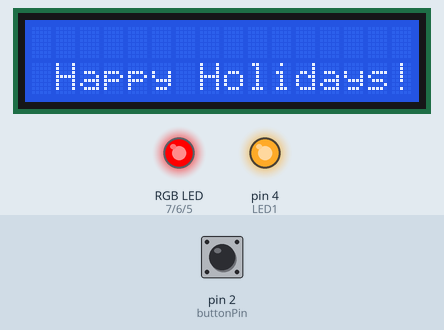
Recording of a sketch running on a simulated Arduino Uno, built with avr-gcc and run on an emulated ATmega328P. Parts: 16×2 character LCD, an RGB LED mixed from three pins (HIGH = lit), output pins drawn as LEDs (lit = HIGH). Dashed ring = blinking. The test bench sets the inputs (shaded band); at power-on: pin 2 (buttonPin) LOW.

Above: at 1.2 s.
1.3 s: pin 2 (buttonPin) pulled HIGH for 0.35 s
At 2.47 s:
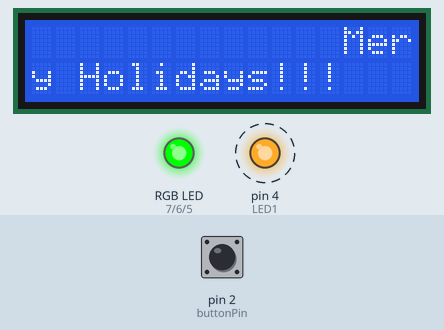
3.8 s: pin 2 (buttonPin) pulled HIGH for 1 s
At 4.7 s:
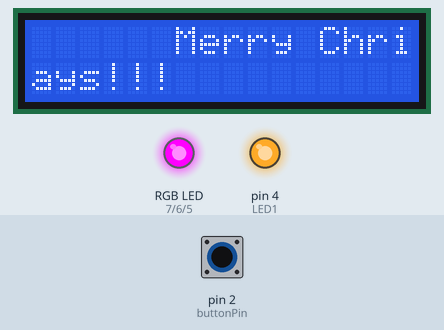
6.3 s: pin 2 (buttonPin) pulled HIGH for 0.35 s
At 9.62 s:
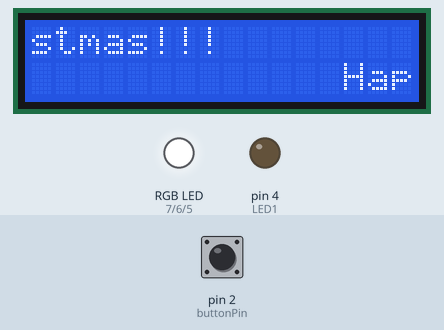
Timing chart, 0 to 15.6 s (numbered marks = the images above; inputs shaded):
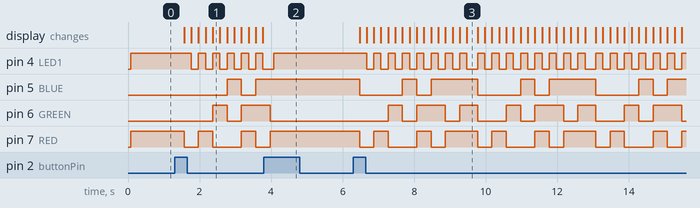

The sketch:

Scrolling_text_with_RGB.ino
```cpp
const int buttonPin = 2;
const int RED = 7;
const int GREEN = 6;
const int BLUE = 5;
const int LED1 = 4;
const int displayTime = 1000;
int reading = LOW;
int previous = LOW;
int outputState = LOW;
#include <LiquidCrystal.h>;
LiquidCrystal lcd(13, 12, 11, 10, 9, 8);
void setup() {
  pinMode(buttonPin, INPUT);
  pinMode(RED, OUTPUT);
  pinMode(GREEN, OUTPUT);
  pinMode(BLUE, OUTPUT);
  pinMode(LED1, OUTPUT);
  lcd.begin (16, 2);
  lcd.print ("                  Merry Christmas!!!     Happy Holidays!!!");
}
void loop() {
  reading = digitalRead(buttonPin);
  if (reading == HIGH && previous == LOW) {
    outputState = !outputState;
  }
  previous = reading;

  if (outputState == LOW) {
    digitalWrite(RED, HIGH);
    digitalWrite(LED1, HIGH);
    delay(200);
    }
  else {
    mainColours();
    }
  delay(100);
}
void mainColours()
{
  // all LEDs off
  digitalWrite(RED, LOW);
  digitalWrite(GREEN, LOW);
  digitalWrite(BLUE, LOW);
  reading = digitalRead(buttonPin);
  if (reading == HIGH && previous == LOW) {
    outputState = !outputState; }
  previous = reading;
  if (outputState == LOW) {
    return; }
  for (int a=0; a<=3; a++);
    digitalWrite(LED1, HIGH);
    lcd.scrollDisplayLeft();
    reading = digitalRead(buttonPin);
  if (reading == HIGH && previous == LOW) {
    outputState = !outputState; }
  previous = reading;
  if (outputState == LOW) {
    return; }
    delay(200);
    digitalWrite(LED1, LOW);
    lcd.scrollDisplayLeft();
    reading = digitalRead(buttonPin);
  if (reading == HIGH && previous == LOW) {
    outputState = !outputState; }
  previous = reading;
  if (outputState == LOW) {
    return; }
    delay(200);
  // Red
  digitalWrite(RED, HIGH);
  digitalWrite(GREEN, LOW);
  digitalWrite(BLUE, LOW);
  reading = digitalRead(buttonPin);
  if (reading == HIGH && previous == LOW) {
    outputState = !outputState; }
  previous = reading;
  if (outputState == LOW) {
    return; }
  for (int a=0; a<=3; a++);
    digitalWrite(LED1, HIGH);
    lcd.scrollDisplayLeft();
    reading = digitalRead(buttonPin);
  if (reading == HIGH && previous == LOW) {
    outputState = !outputState; }
  previous = reading;
  if (outputState == LOW) {
    return; }
    delay(200);
    digitalWrite(LED1, LOW);
    lcd.scrollDisplayLeft();
    reading = digitalRead(buttonPin);
  if (reading == HIGH && previous == LOW) {
    outputState = !outputState; }
  previous = reading;
  if (outputState == LOW) {
    return; }
    delay(200);

  // Green
  digitalWrite(RED, LOW);
  digitalWrite(GREEN, HIGH);
  digitalWrite(BLUE, LOW);
  reading = digitalRead(buttonPin);
  if (reading == HIGH && previous == LOW) {
    outputState = !outputState; }
  previous = reading;
  if (outputState == LOW) {
    return; }
  for (int a=0; a<=3; a++);
    digitalWrite(LED1, HIGH);
    lcd.scrollDisplayLeft();
    reading = digitalRead(buttonPin);
  if (reading == HIGH && previous == LOW) {
    outputState = !outputState; }
  previous = reading;
  if (outputState == LOW) {
    return; }
    delay(200);
    digitalWrite(LED1, LOW);
    lcd.scrollDisplayLeft();
    reading = digitalRead(buttonPin);
  if (reading == HIGH && previous == LOW) {
    outputState = !outputState; }
  previous = reading;
  if (outputState == LOW) {
    return; }
    delay(200);

  // Blue
  digitalWrite(RED, LOW);
  digitalWrite(GREEN, LOW);
  digitalWrite(BLUE, HIGH);
  reading = digitalRead(buttonPin);
  if (reading == HIGH && previous == LOW) {
    outputState = !outputState; }
  previous = reading;
  if (outputState == LOW) {
    return; }
  for (int a=0; a<=3; a++);
    digitalWrite(LED1, HIGH);
    lcd.scrollDisplayLeft();
    reading = digitalRead(buttonPin);
  if (reading == HIGH && previous == LOW) {
    outputState = !outputState; }
  previous = reading;
  if (outputState == LOW) {
    return; }
    delay(200);
    digitalWrite(LED1, LOW);
    lcd.scrollDisplayLeft();
    reading = digitalRead(buttonPin);
  if (reading == HIGH && previous == LOW) {
    outputState = !outputState; }
  previous = reading;
  if (outputState == LOW) {
    return; }
    delay(200);

  // Yellow (Red and Green)
  digitalWrite(RED, HIGH);
  digitalWrite(GREEN, HIGH);
  digitalWrite(BLUE, LOW);
  reading = digitalRead(buttonPin);
  if (reading == HIGH && previous == LOW) {
    outputState = !outputState; }
  previous = reading;
  if (outputState == LOW) {
    return; }
  for (int a=0; a<=3; a++);
    digitalWrite(LED1, HIGH);
    lcd.scrollDisplayLeft();
    reading = digitalRead(buttonPin);
  if (reading == HIGH && previous == LOW) {
    outputState = !outputState; }
  previous = reading;
  if (outputState == LOW) {
    return; }
    delay(200);
    digitalWrite(LED1, LOW);
    lcd.scrollDisplayLeft();
    reading = digitalRead(buttonPin);
  if (reading == HIGH && previous == LOW) {
    outputState = !outputState; }
  previous = reading;
  if (outputState == LOW) {
    return; }
    delay(200);

  // Cyan (Green and Blue)
  digitalWrite(RED, LOW);
  digitalWrite(GREEN, HIGH);
  digitalWrite(BLUE, HIGH);
  reading = digitalRead(buttonPin);
  if (reading == HIGH && previous == LOW) {
    outputState = !outputState; }
  previous = reading;
  if (outputState == LOW) {
    return; }
  for (int a=0; a<=3; a++);
    digitalWrite(LED1, HIGH);
    lcd.scrollDisplayLeft();
    reading = digitalRead(buttonPin);
  if (reading == HIGH && previous == LOW) {
    outputState = !outputState; }
  previous = reading;
  if (outputState == LOW) {
    return; }
    delay(200);
    digitalWrite(LED1, LOW);
    lcd.scrollDisplayLeft();
    reading = digitalRead(buttonPin);
  if (reading == HIGH && previous == LOW) {
    outputState = !outputState; }
  previous = reading;
  if (outputState == LOW) {
    return; }
    delay(200);

  // Purple (Red and Blue)
  digitalWrite(RED, HIGH);
  digitalWrite(GREEN, LOW);
  digitalWrite(BLUE, HIGH);
  reading = digitalRead(buttonPin);
  if (reading == HIGH && previous == LOW) {
    outputState = !outputState; }
  previous = reading;
  if (outputState == LOW) {
    return; }
  for (int a=0; a<=3; a++);
    digitalWrite(LED1, HIGH);
    lcd.scrollDisplayLeft();
    reading = digitalRead(buttonPin);
  if (reading == HIGH && previous == LOW) {
    outputState = !outputState; }
  previous = reading;
  if (outputState == LOW) {
    return; }
    delay(200);
    digitalWrite(LED1, LOW);
    lcd.scrollDisplayLeft();
    reading = digitalRead(buttonPin);
  if (reading == HIGH && previous == LOW) {
    outputState = !outputState; }
  previous = reading;
  if (outputState == LOW) {
    return; }
    delay(200);

  // White (turn all the LEDs on)
  digitalWrite(RED, HIGH);
  digitalWrite(GREEN, HIGH);
  digitalWrite(BLUE, HIGH);
  reading = digitalRead(buttonPin);
  if (reading == HIGH && previous == LOW) {
    outputState = !outputState; }
  previous = reading;
  if (outputState == LOW) {
    return; }
  for (int a=0; a<=3; a++);
    digitalWrite(LED1, HIGH);
    lcd.scrollDisplayLeft();
    reading = digitalRead(buttonPin);
  if (reading == HIGH && previous == LOW) {
    outputState = !outputState; }
  previous = reading;
  if (outputState == LOW) {
    return; }
    delay(200);
    digitalWrite(LED1, LOW);
    lcd.scrollDisplayLeft();
    reading = digitalRead(buttonPin);
  if (reading == HIGH && previous == LOW) {
    outputState = !outputState; }
  previous = reading;
  if (outputState == LOW) {
    return; }
    delay(200);
}
void showSpectrum() {
  for (int x = 0; x <= 767; x++)
  {
    RGB(x);      // Increment x and call RGB() to progress through colors.
    delay(10);   // Delay for 10 ms (1/100th of a second) - to help the "smoothing"
  }
}
void RGB(int color)
{
  int redIntensity;
  int greenIntensity;
  int blueIntensity;

  color = constrain(color, 0, 767); // constrain the input value to a range of values from 0 to 767

    // if statement breaks down the "color" into three ranges:
  if (color <= 255)       // RANGE 1 (0 - 255) - red to green
  {
    redIntensity = 255 - color;    // red goes from on to off
    greenIntensity = color;        // green goes from off to on
    blueIntensity = 0;             // blue is always off
  }
  else if (color <= 511)  // RANGE 2 (256 - 511) - green to blue
  {
    redIntensity = 0;                     // red is always off
    greenIntensity = 511 - color;         // green on to off
    blueIntensity = color - 256;          // blue off to on
  }
  else                    // RANGE 3 ( >= 512)- blue to red
  {
    redIntensity = color - 512;         // red off to on
    greenIntensity = 0;                 // green is always off
    blueIntensity = 767 - color;        // blue on to off
  }

  // "send" intensity values to the Red, Green, Blue Pins using analogWrite()
  analogWrite(RED, redIntensity);
  analogWrite(GREEN, greenIntensity);
  analogWrite(BLUE, blueIntensity);
}
```

Measured:
- after the input at 1.3 s, pin 4 (LED1): alternates HIGH for 0.20 s and LOW for 0.20 s, starting after 0.47 s; pin 5 (BLUE): LOW → HIGH after 1.5 s, → LOW 0.40 s later, → HIGH 0.40 s later
- after the input at 3.8 s, pin 5 (BLUE): stays HIGH (without the input it goes to LOW after 1.1 s); pin 6 (GREEN): goes on until 4.0 s, then stays LOW; pin 7 (RED): goes on until 4.0 s, then stays HIGH
- after the input at 6.3 s, pin 4 (LED1): HIGH → LOW after 0.37 s, then repeats every 3.3 s: 6 × (HIGH 0.20 s, LOW 0.20 s), HIGH 0.20 s, LOW 0.30 s, HIGH 0.20 s, LOW 0.20 s; pin 5 (BLUE): HIGH → LOW after 0.17 s, then repeats every 3.3 s: HIGH 0.40 s, LOW 0.40 s, HIGH 1.3 s, LOW 1.2 s
